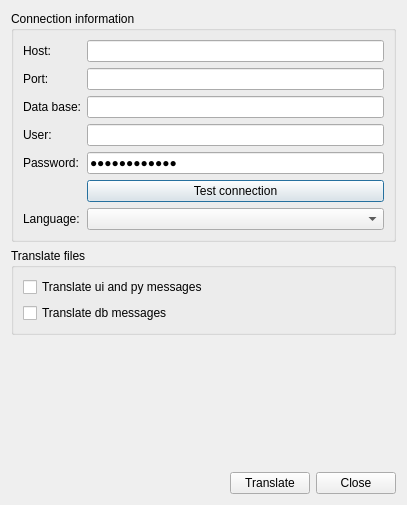
<?xml version="1.0" encoding="UTF-8"?>
<ui version="4.0">
 <class>Qm_generator</class>
 <widget class="QDialog" name="Qm_generator">
  <property name="geometry">
   <rect>
    <x>0</x>
    <y>0</y>
    <width>407</width>
    <height>505</height>
   </rect>
  </property>
  <property name="windowTitle">
   <string>Dialog</string>
  </property>
  <layout class="QGridLayout" name="gridLayout">
   <item row="0" column="0" colspan="2">
    <widget class="QGroupBox" name="groupBox">
     <property name="title">
      <string>Connection information</string>
     </property>
     <layout class="QGridLayout" name="gridLayout_2">
      <item row="2" column="1">
       <widget class="QLineEdit" name="txt_db"/>
      </item>
      <item row="3" column="1">
       <widget class="QLineEdit" name="txt_user"/>
      </item>
      <item row="1" column="0">
       <widget class="QLabel" name="lbl_port">
        <property name="text">
         <string>Port:</string>
        </property>
       </widget>
      </item>
      <item row="4" column="1">
       <widget class="QLineEdit" name="txt_pass">
        <property name="text">
         <string>uo2ohNiecuoc</string>
        </property>
        <property name="echoMode">
         <enum>QLineEdit::Password</enum>
        </property>
       </widget>
      </item>
      <item row="1" column="1">
       <widget class="QLineEdit" name="txt_port"/>
      </item>
      <item row="0" column="1">
       <widget class="QLineEdit" name="txt_host"/>
      </item>
      <item row="0" column="0">
       <widget class="QLabel" name="lbl_host">
        <property name="text">
         <string>Host:</string>
        </property>
       </widget>
      </item>
      <item row="2" column="0">
       <widget class="QLabel" name="lbl_database">
        <property name="text">
         <string>Data base:</string>
        </property>
       </widget>
      </item>
      <item row="3" column="0">
       <widget class="QLabel" name="lbl_user">
        <property name="text">
         <string>User:</string>
        </property>
       </widget>
      </item>
      <item row="6" column="0">
       <widget class="QLabel" name="lbl_language">
        <property name="text">
         <string>Language:</string>
        </property>
       </widget>
      </item>
      <item row="4" column="0">
       <widget class="QLabel" name="lbl_pass">
        <property name="text">
         <string>Password:</string>
        </property>
       </widget>
      </item>
      <item row="5" column="1">
       <widget class="QPushButton" name="btn_connection">
        <property name="text">
         <string>Test connection</string>
        </property>
       </widget>
      </item>
      <item row="6" column="1">
       <widget class="QComboBox" name="cmb_language"/>
      </item>
     </layout>
    </widget>
   </item>
   <item row="10" column="1">
    <spacer name="verticalSpacer">
     <property name="orientation">
      <enum>Qt::Vertical</enum>
     </property>
     <property name="sizeHint" stdset="0">
      <size>
       <width>20</width>
       <height>40</height>
      </size>
     </property>
    </spacer>
   </item>
   <item row="11" column="1">
    <layout class="QHBoxLayout" name="horizontalLayout">
     <item>
      <spacer name="horizontalSpacer">
       <property name="orientation">
        <enum>Qt::Horizontal</enum>
       </property>
       <property name="sizeHint" stdset="0">
        <size>
         <width>40</width>
         <height>20</height>
        </size>
       </property>
      </spacer>
     </item>
     <item>
      <widget class="QPushButton" name="btn_translate">
       <property name="text">
        <string>Translate</string>
       </property>
      </widget>
     </item>
     <item>
      <widget class="QPushButton" name="btn_close">
       <property name="text">
        <string>Close</string>
       </property>
      </widget>
     </item>
    </layout>
   </item>
   <item row="3" column="1">
    <widget class="QLabel" name="lbl_info">
     <property name="text">
      <string/>
     </property>
    </widget>
   </item>
   <item row="1" column="0" colspan="2">
    <widget class="QGroupBox" name="groupBox_2">
     <property name="title">
      <string>Translate files</string>
     </property>
     <layout class="QGridLayout" name="gridLayout_3">
      <item row="1" column="0">
       <widget class="QCheckBox" name="chk_db_msg">
        <property name="text">
         <string>Translate db messages</string>
        </property>
       </widget>
      </item>
      <item row="0" column="0">
       <widget class="QCheckBox" name="chk_py_msg">
        <property name="text">
         <string>Translate ui and py messages</string>
        </property>
       </widget>
      </item>
     </layout>
    </widget>
   </item>
  </layout>
 </widget>
 <resources/>
 <connections/>
</ui>
